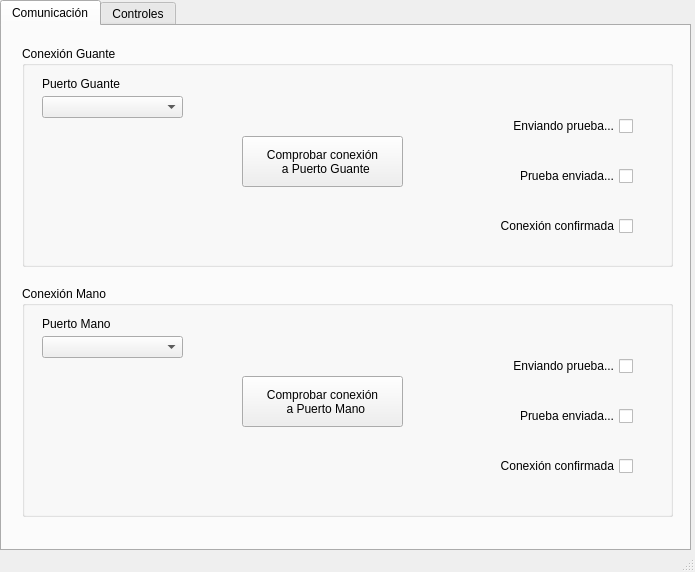
<?xml version="1.0" encoding="UTF-8"?>
<ui version="4.0">
 <class>Mano_Animatronica_Aplicacion</class>
 <widget class="QMainWindow" name="Mano_Animatronica_Aplicacion">
  <property name="geometry">
   <rect>
    <x>0</x>
    <y>0</y>
    <width>695</width>
    <height>572</height>
   </rect>
  </property>
  <property name="windowTitle">
   <string>Mano_Animatronica_Aplicacion</string>
  </property>
  <widget class="QWidget" name="centralWidget">
   <widget class="QTabWidget" name="tabWidget">
    <property name="geometry">
     <rect>
      <x>0</x>
      <y>0</y>
      <width>691</width>
      <height>551</height>
     </rect>
    </property>
    <property name="currentIndex">
     <number>0</number>
    </property>
    <widget class="QWidget" name="tab_Comunicacion">
     <attribute name="title">
      <string>Comunicación</string>
     </attribute>
     <widget class="QGroupBox" name="grB_Con_Guante">
      <property name="geometry">
       <rect>
        <x>20</x>
        <y>20</y>
        <width>651</width>
        <height>221</height>
       </rect>
      </property>
      <property name="title">
       <string>Conexión Guante</string>
      </property>
      <widget class="QPushButton" name="pushB_PruebaGuante">
       <property name="geometry">
        <rect>
         <x>220</x>
         <y>90</y>
         <width>161</width>
         <height>51</height>
        </rect>
       </property>
       <property name="text">
        <string>Comprobar conexión
  a Puerto Guante</string>
       </property>
      </widget>
      <widget class="QLabel" name="lbl_PuertoGuante">
       <property name="geometry">
        <rect>
         <x>20</x>
         <y>30</y>
         <width>101</width>
         <height>16</height>
        </rect>
       </property>
       <property name="text">
        <string>Puerto Guante</string>
       </property>
      </widget>
      <widget class="QComboBox" name="cBx_PuertoGuante">
       <property name="geometry">
        <rect>
         <x>20</x>
         <y>50</y>
         <width>141</width>
         <height>22</height>
        </rect>
       </property>
      </widget>
      <widget class="QCheckBox" name="chB_Enviando_1">
       <property name="geometry">
        <rect>
         <x>470</x>
         <y>70</y>
         <width>141</width>
         <height>20</height>
        </rect>
       </property>
       <property name="layoutDirection">
        <enum>Qt::RightToLeft</enum>
       </property>
       <property name="text">
        <string>Enviando prueba...</string>
       </property>
      </widget>
      <widget class="QCheckBox" name="chB_Enviada_1">
       <property name="geometry">
        <rect>
         <x>470</x>
         <y>120</y>
         <width>141</width>
         <height>20</height>
        </rect>
       </property>
       <property name="layoutDirection">
        <enum>Qt::RightToLeft</enum>
       </property>
       <property name="text">
        <string>Prueba enviada...</string>
       </property>
      </widget>
      <widget class="QCheckBox" name="chB_Confirmada_1">
       <property name="geometry">
        <rect>
         <x>460</x>
         <y>170</y>
         <width>151</width>
         <height>20</height>
        </rect>
       </property>
       <property name="layoutDirection">
        <enum>Qt::RightToLeft</enum>
       </property>
       <property name="text">
        <string>Conexión confirmada</string>
       </property>
      </widget>
     </widget>
     <widget class="QGroupBox" name="grB_Con_Mano">
      <property name="geometry">
       <rect>
        <x>20</x>
        <y>260</y>
        <width>651</width>
        <height>231</height>
       </rect>
      </property>
      <property name="title">
       <string>Conexión Mano</string>
      </property>
      <widget class="QComboBox" name="cBx_PuertoMano">
       <property name="geometry">
        <rect>
         <x>20</x>
         <y>50</y>
         <width>141</width>
         <height>22</height>
        </rect>
       </property>
      </widget>
      <widget class="QPushButton" name="pushB_PruebaMano">
       <property name="geometry">
        <rect>
         <x>220</x>
         <y>90</y>
         <width>161</width>
         <height>51</height>
        </rect>
       </property>
       <property name="text">
        <string>Comprobar conexión
  a Puerto Mano</string>
       </property>
      </widget>
      <widget class="QLabel" name="lbl_PuertoMano">
       <property name="geometry">
        <rect>
         <x>20</x>
         <y>30</y>
         <width>101</width>
         <height>16</height>
        </rect>
       </property>
       <property name="text">
        <string>Puerto Mano</string>
       </property>
      </widget>
      <widget class="QCheckBox" name="chB_Enviando_2">
       <property name="geometry">
        <rect>
         <x>470</x>
         <y>70</y>
         <width>141</width>
         <height>20</height>
        </rect>
       </property>
       <property name="layoutDirection">
        <enum>Qt::RightToLeft</enum>
       </property>
       <property name="text">
        <string>Enviando prueba...</string>
       </property>
      </widget>
      <widget class="QCheckBox" name="chB_Enviada_2">
       <property name="geometry">
        <rect>
         <x>470</x>
         <y>120</y>
         <width>141</width>
         <height>20</height>
        </rect>
       </property>
       <property name="layoutDirection">
        <enum>Qt::RightToLeft</enum>
       </property>
       <property name="text">
        <string>Prueba enviada...</string>
       </property>
      </widget>
      <widget class="QCheckBox" name="chB_Confirmada_2">
       <property name="geometry">
        <rect>
         <x>460</x>
         <y>170</y>
         <width>151</width>
         <height>20</height>
        </rect>
       </property>
       <property name="layoutDirection">
        <enum>Qt::RightToLeft</enum>
       </property>
       <property name="text">
        <string>Conexión confirmada</string>
       </property>
      </widget>
     </widget>
    </widget>
    <widget class="QWidget" name="tab_Controles">
     <attribute name="title">
      <string>Controles</string>
     </attribute>
     <widget class="QPushButton" name="pushB_PlayPause">
      <property name="geometry">
       <rect>
        <x>250</x>
        <y>80</y>
        <width>171</width>
        <height>91</height>
       </rect>
      </property>
      <property name="text">
       <string>Play / Pause</string>
      </property>
     </widget>
     <widget class="QLabel" name="lbl_Archivo">
      <property name="geometry">
       <rect>
        <x>440</x>
        <y>20</y>
        <width>191</width>
        <height>31</height>
       </rect>
      </property>
      <property name="text">
       <string>Nombre_archivo.hnd</string>
      </property>
     </widget>
     <widget class="QPushButton" name="pushB_Cargar">
      <property name="geometry">
       <rect>
        <x>10</x>
        <y>270</y>
        <width>131</width>
        <height>51</height>
       </rect>
      </property>
      <property name="text">
       <string>Cargar 
 Movimientos</string>
      </property>
     </widget>
     <widget class="QGroupBox" name="grB_Sliders">
      <property name="geometry">
       <rect>
        <x>150</x>
        <y>220</y>
        <width>281</width>
        <height>241</height>
       </rect>
      </property>
      <property name="title">
       <string>Sliders</string>
      </property>
      <widget class="QSlider" name="sld_Mayor">
       <property name="geometry">
        <rect>
         <x>130</x>
         <y>59</y>
         <width>20</width>
         <height>171</height>
        </rect>
       </property>
       <property name="maximum">
        <number>140</number>
       </property>
       <property name="orientation">
        <enum>Qt::Vertical</enum>
       </property>
       <property name="invertedAppearance">
        <bool>true</bool>
       </property>
      </widget>
      <widget class="QSlider" name="sld_Anular">
       <property name="geometry">
        <rect>
         <x>70</x>
         <y>59</y>
         <width>20</width>
         <height>171</height>
        </rect>
       </property>
       <property name="maximum">
        <number>140</number>
       </property>
       <property name="orientation">
        <enum>Qt::Vertical</enum>
       </property>
       <property name="invertedAppearance">
        <bool>true</bool>
       </property>
      </widget>
      <widget class="QSlider" name="sld_Menor">
       <property name="geometry">
        <rect>
         <x>10</x>
         <y>59</y>
         <width>20</width>
         <height>171</height>
        </rect>
       </property>
       <property name="maximum">
        <number>120</number>
       </property>
       <property name="orientation">
        <enum>Qt::Vertical</enum>
       </property>
       <property name="invertedAppearance">
        <bool>true</bool>
       </property>
      </widget>
      <widget class="QSlider" name="sld_Pulgar">
       <property name="geometry">
        <rect>
         <x>250</x>
         <y>59</y>
         <width>16</width>
         <height>171</height>
        </rect>
       </property>
       <property name="maximum">
        <number>120</number>
       </property>
       <property name="orientation">
        <enum>Qt::Vertical</enum>
       </property>
       <property name="invertedAppearance">
        <bool>true</bool>
       </property>
      </widget>
      <widget class="QSlider" name="sld_Indice">
       <property name="geometry">
        <rect>
         <x>190</x>
         <y>59</y>
         <width>16</width>
         <height>171</height>
        </rect>
       </property>
       <property name="maximum">
        <number>140</number>
       </property>
       <property name="orientation">
        <enum>Qt::Vertical</enum>
       </property>
       <property name="invertedAppearance">
        <bool>true</bool>
       </property>
      </widget>
      <widget class="QLabel" name="lbl_Sliders">
       <property name="geometry">
        <rect>
         <x>0</x>
         <y>30</y>
         <width>281</width>
         <height>20</height>
        </rect>
       </property>
       <property name="text">
        <string> Menor     Anular     Mayor      Incide      Pulgar</string>
       </property>
      </widget>
     </widget>
     <widget class="QGroupBox" name="grB_Modo">
      <property name="geometry">
       <rect>
        <x>10</x>
        <y>10</y>
        <width>221</width>
        <height>201</height>
       </rect>
      </property>
      <property name="title">
       <string>Modo de Operación</string>
      </property>
      <widget class="QComboBox" name="cBx_Modo">
       <property name="geometry">
        <rect>
         <x>10</x>
         <y>30</y>
         <width>191</width>
         <height>31</height>
        </rect>
       </property>
       <item>
        <property name="text">
         <string>Seleccione Modo</string>
        </property>
       </item>
       <item>
        <property name="text">
         <string>Guante -&gt; PC</string>
        </property>
       </item>
       <item>
        <property name="text">
         <string>PC -&gt; Mano</string>
        </property>
       </item>
       <item>
        <property name="text">
         <string>Guante -&gt; Mano</string>
        </property>
       </item>
      </widget>
      <widget class="QRadioButton" name="rdB_Guante_PC">
       <property name="geometry">
        <rect>
         <x>20</x>
         <y>70</y>
         <width>111</width>
         <height>31</height>
        </rect>
       </property>
       <property name="text">
        <string>Guante -&gt; PC</string>
       </property>
      </widget>
      <widget class="QRadioButton" name="rdB_PC_Mano">
       <property name="geometry">
        <rect>
         <x>20</x>
         <y>110</y>
         <width>111</width>
         <height>31</height>
        </rect>
       </property>
       <property name="text">
        <string>PC -&gt; Mano</string>
       </property>
      </widget>
      <widget class="QRadioButton" name="rdB_Guante_Mano">
       <property name="geometry">
        <rect>
         <x>20</x>
         <y>150</y>
         <width>181</width>
         <height>31</height>
        </rect>
       </property>
       <property name="text">
        <string>Guante -&gt; Mano</string>
       </property>
      </widget>
     </widget>
     <widget class="QGroupBox" name="grB_Valores">
      <property name="geometry">
       <rect>
        <x>10</x>
        <y>460</y>
        <width>671</width>
        <height>51</height>
       </rect>
      </property>
      <property name="title">
       <string>Valores actuales</string>
      </property>
      <widget class="QLabel" name="lbl_VMenor">
       <property name="geometry">
        <rect>
         <x>10</x>
         <y>20</y>
         <width>91</width>
         <height>31</height>
        </rect>
       </property>
       <property name="text">
        <string>Menor: 9999</string>
       </property>
      </widget>
      <widget class="QLabel" name="lbl_VAnular">
       <property name="geometry">
        <rect>
         <x>110</x>
         <y>20</y>
         <width>91</width>
         <height>31</height>
        </rect>
       </property>
       <property name="text">
        <string>Anular: 9999</string>
       </property>
      </widget>
      <widget class="QLabel" name="lbl_VMayor">
       <property name="geometry">
        <rect>
         <x>210</x>
         <y>20</y>
         <width>91</width>
         <height>31</height>
        </rect>
       </property>
       <property name="text">
        <string>Mayor: 9999</string>
       </property>
      </widget>
      <widget class="QLabel" name="lbl_VIndice">
       <property name="geometry">
        <rect>
         <x>310</x>
         <y>20</y>
         <width>91</width>
         <height>31</height>
        </rect>
       </property>
       <property name="text">
        <string>Indice: 9999</string>
       </property>
      </widget>
      <widget class="QLabel" name="lbl_VPulgar">
       <property name="geometry">
        <rect>
         <x>410</x>
         <y>20</y>
         <width>91</width>
         <height>31</height>
        </rect>
       </property>
       <property name="text">
        <string>Pulgar: 9999</string>
       </property>
      </widget>
     </widget>
     <widget class="QGroupBox" name="grB_Mano">
      <property name="geometry">
       <rect>
        <x>440</x>
        <y>50</y>
        <width>241</width>
        <height>411</height>
       </rect>
      </property>
      <property name="title">
       <string>Mano</string>
      </property>
      <widget class="QLabel" name="lbl_1_Base_Img">
       <property name="geometry">
        <rect>
         <x>10</x>
         <y>20</y>
         <width>216</width>
         <height>384</height>
        </rect>
       </property>
       <property name="text">
        <string/>
       </property>
      </widget>
      <widget class="QLabel" name="lbl_2_Menor_Img">
       <property name="geometry">
        <rect>
         <x>10</x>
         <y>20</y>
         <width>216</width>
         <height>384</height>
        </rect>
       </property>
       <property name="text">
        <string/>
       </property>
      </widget>
      <widget class="QLabel" name="lbl_3_Anular_Img">
       <property name="geometry">
        <rect>
         <x>10</x>
         <y>20</y>
         <width>216</width>
         <height>384</height>
        </rect>
       </property>
       <property name="text">
        <string/>
       </property>
      </widget>
      <widget class="QLabel" name="lbl_4_Mayor_Img">
       <property name="geometry">
        <rect>
         <x>10</x>
         <y>20</y>
         <width>216</width>
         <height>384</height>
        </rect>
       </property>
       <property name="text">
        <string/>
       </property>
      </widget>
      <widget class="QLabel" name="lbl_5_Indice_Img">
       <property name="geometry">
        <rect>
         <x>10</x>
         <y>20</y>
         <width>216</width>
         <height>384</height>
        </rect>
       </property>
       <property name="text">
        <string/>
       </property>
      </widget>
      <widget class="QLabel" name="lbl_6_Pulgar_Img">
       <property name="geometry">
        <rect>
         <x>10</x>
         <y>20</y>
         <width>216</width>
         <height>384</height>
        </rect>
       </property>
       <property name="text">
        <string/>
       </property>
      </widget>
     </widget>
     <widget class="QPushButton" name="pushB_Guardar">
      <property name="geometry">
       <rect>
        <x>10</x>
        <y>360</y>
        <width>131</width>
        <height>51</height>
       </rect>
      </property>
      <property name="text">
       <string>Guardar 
 Movimientos</string>
      </property>
     </widget>
    </widget>
   </widget>
  </widget>
  <widget class="QStatusBar" name="statusBar"/>
 </widget>
 <layoutdefault spacing="6" margin="11"/>
 <resources/>
 <connections/>
</ui>
